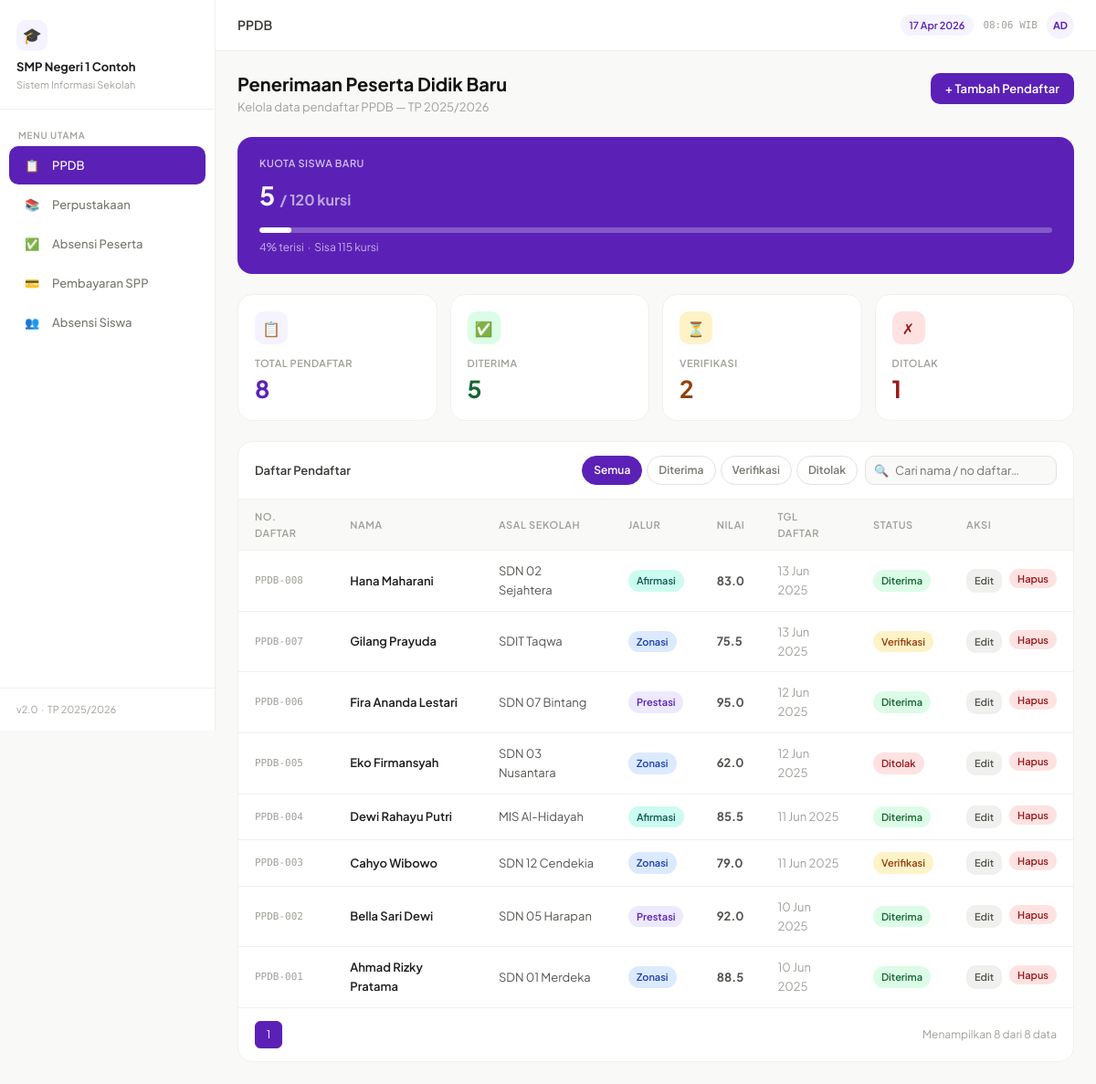
/ppdb/, run on the app's committed database.
### tables this page shows
CREATE TABLE ppdb (
            id           INTEGER PRIMARY KEY AUTOINCREMENT,
            no_daftar    TEXT    UNIQUE NOT NULL,
            nama         TEXT    NOT NULL,
            asal_sekolah TEXT    NOT NULL,
            jalur        TEXT    NOT NULL DEFAULT 'Zonasi',
            nilai        REAL    NOT NULL DEFAULT 0,
            status       TEXT    NOT NULL DEFAULT 'verifikasi',
            tanggal      TEXT    NOT NULL,
            created_at   TEXT    DEFAULT (datetime('now','localtime'))
        );

### config/database.php (called while the page is built, shortened)
<?php
function db(): PDO {
    static $pdo = null;
    if ($pdo === null) {
        $pdo = new PDO('sqlite:' . DB_PATH);
        $pdo->setAttribute(PDO::ATTR_ERRMODE,            PDO::ERRMODE_EXCEPTION);
        $pdo->setAttribute(PDO::ATTR_DEFAULT_FETCH_MODE, PDO::FETCH_ASSOC);
        $pdo->exec('PRAGMA journal_mode=WAL; PRAGMA foreign_keys=ON;');
    }
    return $pdo;
}

### ppdb/index.php (the view, shortened to what this page needs)
<?php
require_once ROOT . '/config/database.php';
require_once ROOT . '/config/helpers.php';
$q        = get('q', '');
$f_status = get('status', 'semua');
$page     = max(1, (int) get('page', 1));
$per_page = 10;
$where  = [];
$params = [];
$clause = $where ? 'WHERE ' . implode(' AND ', $where) : '';
$cnt_stmt = db()->prepare("SELECT COUNT(*) FROM ppdb $clause");
$cnt_stmt->execute($params);
$total = (int) $cnt_stmt->fetchColumn();
$pg      = paginate($total, $per_page, $page);
$data_st = db()->prepare("SELECT * FROM ppdb $clause ORDER BY id DESC LIMIT ? OFFSET ?");
$data_st->execute(array_merge($params, [$pg['per_page'], $pg['offset']]));
$rows    = $data_st->fetchAll();
$stats = db()->query("SELECT
    COUNT(*) total,
    SUM(CASE WHEN status='diterima'   THEN 1 ELSE 0 END) diterima,
    SUM(CASE WHEN status='verifikasi' THEN 1 ELSE 0 END) verifikasi,
    SUM(CASE WHEN status='ditolak'    THEN 1 ELSE 0 END) ditolak
    FROM ppdb")->fetch();
$kuota  = 120;
$persen = $stats['total'] > 0 ? round($stats['diterima'] / $kuota * 100) : 0;
require_once ROOT . '/config/layout.php';
?>
<div class="page-header">
  <div>
    <h1 class="page-title">Penerimaan Peserta Didik Baru</h1>
    <p class="page-subtitle">Kelola data pendaftar PPDB — TP 2025/2026</p>
  </div>
  <button class="btn btn-primary" onclick="openModal('modal-tambah')">+ Tambah Pendaftar</button>
</div>
<div style="background:var(--accent);border-radius:var(--radius-lg);padding:20px 24px;color:#fff;margin-bottom:22px">
  <div style="font-size:11px;font-weight:600;opacity:.7;text-transform:uppercase;letter-spacing:.5px">Kuota Siswa Baru</div>
  <div style="font-size:28px;font-weight:700;margin:5px 0 12px"><?= $stats['diterima'] ?> <span style="font-size:16px;opacity:.6">/ <?= $kuota ?> kursi</span></div>
  <div class="progress" style="background:rgba(255,255,255,.25)">
    <div class="progress-bar" style="width:<?= $persen ?>%;background:#fff"></div>
  </div>
  <div style="font-size:12px;opacity:.65;margin-top:6px"><?= $persen ?>% terisi &nbsp;·&nbsp; Sisa <?= $kuota - $stats['diterima'] ?> kursi</div>
</div>
<div class="stats-grid">
  <div class="stat-card">
    <div class="stat-icon" style="background:var(--accent-bg);color:var(--accent)">📋</div>
    <div class="stat-label">Total Pendaftar</div>
    <div class="stat-value" style="color:var(--accent)"><?= $stats['total'] ?></div>
  </div>
  <div class="stat-card">
    <div class="stat-icon" style="background:#DCFCE7;color:#166534">✅</div>
    <div class="stat-label">Diterima</div>
    <div class="stat-value" style="color:#166534"><?= $stats['diterima'] ?></div>
  </div>
  <div class="stat-card">
    <div class="stat-icon" style="background:#FEF3C7;color:#92400E">⏳</div>
    <div class="stat-label">Verifikasi</div>
    <div class="stat-value" style="color:#92400E"><?= $stats['verifikasi'] ?></div>
  </div>
  <div class="stat-card">
    <div class="stat-icon" style="background:#FEE2E2;color:#991B1B">✗</div>
    <div class="stat-label">Ditolak</div>
    <div class="stat-value" style="color:#991B1B"><?= $stats['ditolak'] ?></div>
  </div>
</div>
<div class="table-wrapper">
  <div class="card-header">
    <span>Daftar Pendaftar</span>
    <div class="flex gap-3 items-center" style="flex-wrap:wrap;gap:8px">
      <div class="pills">
        <?php foreach (['semua'=>'Semua','diterima'=>'Diterima','verifikasi'=>'Verifikasi','ditolak'=>'Ditolak'] as $v=>$l): ?>
        <a href="?status=<?= $v ?>&q=<?= e($q) ?>" class="pill <?= $f_status===$v?'active':'' ?>"><?= $l ?></a>
        <?php endforeach; ?>
      </div>
      <form method="GET" style="display:contents">
        <div class="search-wrap">
          <span class="search-icon">🔍</span>
          <input type="text" name="q" class="search-input" placeholder="Cari nama / no daftar…" value="<?= e($q) ?>">
        </div>
      </form>
    </div>
  </div>
  <table>
    <thead><tr>
      <th>No. Daftar</th><th>Nama</th><th>Asal Sekolah</th><th>Jalur</th><th>Nilai</th><th>Tgl Daftar</th><th>Status</th><th>Aksi</th>
    </tr></thead>
    <tbody>
    <?php if (!$rows): ?>
      <tr><td colspan="8" style="text-align:center;padding:36px;color:var(--n400)">Tidak ada data.</td></tr>
    <?php else: ?>
    <?php foreach ($rows as $r): ?>
    <tr>
      <td class="td-mono"><?= e($r['no_daftar']) ?></td>
      <td class="td-bold"><?= e($r['nama']) ?></td>
      <td class="text-sm"><?= e($r['asal_sekolah']) ?></td>
      <td><?= badge_jalur($r['jalur']) ?></td>
      <td><strong><?= number_format($r['nilai'],1) ?></strong></td>
      <td class="text-muted text-sm"><?= tgl_id($r['tanggal']) ?></td>
      <td><?= badge_status_ppdb($r['status']) ?></td>
      <td>
        <div class="flex gap-2">
          <a href="?edit=<?= $r['id'] ?>&status=<?= e($f_status) ?>&q=<?= e($q) ?>"
             class="btn btn-ghost btn-xs">Edit</a>
          <form method="POST" style="display:inline">
            <button class="btn btn-danger btn-xs" data-confirm="Hapus data <?= e($r['nama']) ?>?">Hapus</button>
          </form>
        </div>
      </td>
    </tr>
    <?php endforeach; ?>
    <?php endif; ?>
    </tbody>
  </table>
  <div class="pagination">
    <?php for ($i = 1; $i <= $pg['total_pages']; $i++): ?>
    <a href="?page=<?= $i ?>&status=<?= e($f_status) ?>&q=<?= e($q) ?>"
       class="pg-btn <?= $i===$pg['page']?'active':'' ?>"><?= $i ?></a>
    <?php endfor; ?>
    <span class="pg-info">Menampilkan <?= count($rows) ?> dari <?= $pg['total'] ?> data</span>
  </div>
</div>
<?php require_once ROOT . '/config/layout_end.php'; ?>

### config/helpers.php (shortened to what this page needs)
<?php
function tgl_id(string $date): string {
    $bulan = ['','Jan','Feb','Mar','Apr','Mei','Jun','Jul','Agt','Sep','Okt','Nov','Des'];
    [$y, $m, $d] = explode('-', $date);
    return (int)$d . ' ' . $bulan[(int)$m] . ' ' . $y;
}
function badge(string $text, string $color): string {
    return '<span class="badge badge-'.$color.'">'.htmlspecialchars($text).'</span>';
}
function badge_status_ppdb(string $s): string {
    return match($s) {
        'diterima'   => badge('Diterima',   'green'),
        'ditolak'    => badge('Ditolak',    'red'),
        'verifikasi' => badge('Verifikasi', 'amber'),
        default      => badge($s,           'gray'),
    };
}
function badge_jalur(string $j): string {
    return match($j) {
        'Zonasi'   => badge('Zonasi',   'blue'),
        'Prestasi' => badge('Prestasi', 'purple'),
        'Afirmasi' => badge('Afirmasi', 'teal'),
        default    => badge($j,         'gray'),
    };
}
function get(string $key, mixed $default = ''): mixed {
    return $_GET[$key] ?? $default;
}
function e(mixed $v): string {
    return htmlspecialchars((string)$v, ENT_QUOTES, 'UTF-8');
}
function paginate(int $total, int $per_page, int $page): array {
    $total_pages = max(1, (int)ceil($total / $per_page));
    $page        = max(1, min($page, $total_pages));
    $offset      = ($page - 1) * $per_page;
    return ['page' => $page, 'per_page' => $per_page, 'offset' => $offset,
            'total' => $total, 'total_pages' => $total_pages];
}

### data on the page
ppdb: no_daftar "PPDB-008", nama "Hana Maharani", asal_sekolah "SDN 02 Sejahtera", jalur "Afirmasi Diterima", nilai "83.0", tanggal "13 Jun 2025"
ppdb: no_daftar "PPDB-007", nama "Gilang Prayuda", asal_sekolah "SDIT Taqwa", jalur "Zonasi Verifikasi", nilai "75.5", tanggal "13 Jun 2025"
ppdb: no_daftar "PPDB-006", nama "Fira Ananda Lestari", asal_sekolah "SDN 07 Bintang", jalur "Prestasi Diterima", nilai "95.0", tanggal "12 Jun 2025"
ppdb: no_daftar "PPDB-005", nama "Eko Firmansyah", asal_sekolah "SDN 03 Nusantara", jalur "Zonasi Ditolak", nilai "62.0", tanggal "12 Jun 2025"
ppdb: no_daftar "PPDB-004", nama "Dewi Rahayu Putri", asal_sekolah "MIS Al-Hidayah", jalur "Afirmasi Diterima", nilai "85.5", tanggal "11 Jun 2025"
ppdb: no_daftar "PPDB-003", nama "Cahyo Wibowo", asal_sekolah "SDN 12 Cendekia", jalur "Zonasi Verifikasi", nilai "79.0", tanggal "11 Jun 2025"
ppdb: no_daftar "PPDB-002", nama "Bella Sari Dewi", asal_sekolah "SDN 05 Harapan", jalur "Prestasi Diterima", nilai "92.0", tanggal "10 Jun 2025"
ppdb: no_daftar "PPDB-001", nama "Ahmad Rizky Pratama", asal_sekolah "SDN 01 Merdeka", jalur "Zonasi Diterima", nilai "88.5", tanggal "10 Jun 2025"

### other printed values
$m['icon'] "📋"
$m['label'] "PPDB"
$m['icon'] "📚"
$m['label'] "Perpustakaan"
$m['icon'] "✅"
$m['label'] "Absensi Peserta"
$m['icon'] "💳"
$m['label'] "Pembayaran SPP"
$m['icon'] "👥"
$m['label'] "Absensi Siswa"
$page_title "PPDB"
$stats['diterima'] "5"
$kuota "120"
$persen "4"
$kuota - $stats['diterima'] "115"
